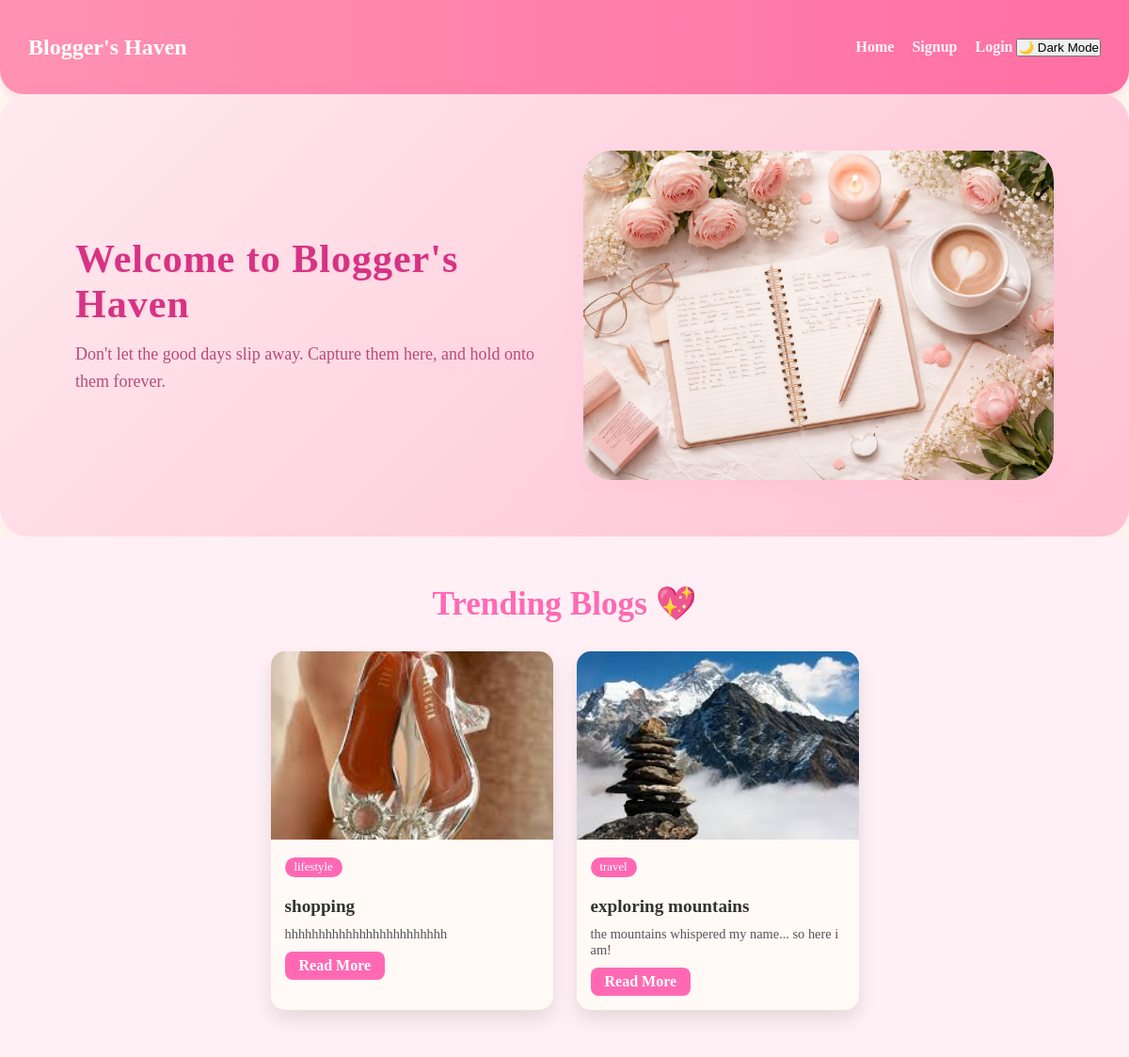
The page / on the database its author committed.
### home/models.py (models this page shows, shortened)
class Article(models.Model):
    title = models.CharField(max_length=255)
    content = models.TextField()
    image = models.ImageField(upload_to='post_images/', blank=True, null=True)
    author = models.ForeignKey(User, on_delete=models.CASCADE, related_name="articles")
    category = models.ForeignKey(Category, on_delete=models.SET_NULL, null=True, related_name="cat_articles")
    created_at = models.DateTimeField(auto_now_add=True)
    updated_at = models.DateTimeField(auto_now=True)
    is_trending = models.BooleanField(default=False)

class Category(models.Model):
    name = models.CharField(max_length=100)

### home/views.py (the view)
# urls.py: 2. Add a URL to urlpatterns:  path('', views.home, name='home')
def home(request):
    category_id = request.GET.get('category')
    if category_id:
        articles = Article.objects.filter(category_id=category_id).order_by('-created_at')
    else:
        articles = Article.objects.all().order_by('-created_at')
    trending_posts = Article.objects.filter(is_trending=True).order_by('-created_at')
    categories = Category.objects.all()
    context = {
        'articles': articles,
        'trending_posts': trending_posts,
        'categories': categories,
    }
    return render(request, 'index.html', context)

### home/templates/index.html (shortened to what this page needs)
{% load static %}
<!DOCTYPE html>
<html lang="en">
<head>
    <link rel="stylesheet" href="{% static 'css/style.css' %}">
</head>
<body>
    <nav class="navbar">
        <h1>Blogger's Haven</h1>
        <div>
            <a href="#">Home</a>
            <a href="#" id="signupBtn">Signup</a>
            <a href="#" id="loginBtn">Login</a>
            <button id="themeToggle" class="theme-btn">🌙 Dark Mode</button>
        </div>
    </nav>
    <section class="hero">
        <div class="hero-text">
            <h2>Welcome to Blogger's Haven</h2>
            <p>Don't let the good days slip away. Capture them here, and hold onto them forever.</p>
        </div>
        <div class="hero-image">
            <img src="{% static 'images/pic.jpeg' %}" alt="">
        </div>
    </section>
    <section class="trending">
    <h2>Trending Blogs 💖</h2>
    <div class="trending-container">
        {% for post in trending_posts %}
            <div class="trending-card">
                {% if post.image %}
                    <img src="{{ post.image.url }}" alt="{{ post.title }}">
                {% else %}
                    <img src="{% static 'images/blogg.jpeg' %}" alt="Default Image">
                {% endif %}
                <div class="trending-content">
                    <span class="category-badge">{{ post.category.name }}</span>
                    <h3>{{ post.title }}</h3>
                    <p>{{ post.content|truncatewords:20 }}</p>
                    <a href="{% url 'article_detail' post.id %}" class="read-more">Read More</a>
                </div>
            </div>
        {% empty %}
            <p style="text-align:center;">No trending blogs available.</p>
        {% endfor %}
    </div>
</section>
</body>
</html>

### home/static/css/style.css (style rules this page uses)
* { margin: 0; padding: 0; box-sizing: border-box; }
.navbar { height: 100px; display: flex; justify-content: space-between; padding: 15px 30px; background: linear-gradient(90deg, #ff92b3, #ff6fa3); color: #fff; align-items: center; box-shadow: 0 4px 10px rgba(255, 105, 180, 0.2); border-radius: 0 0 25px 25px; }
.navbar a { margin-left: 15px; color: #fff5f8; text-decoration: none; font-weight: 600; transition: 0.3s; }
.hero { display: flex; align-items: center; justify-content: space-between; padding: 60px 80px; background: linear-gradient(135deg, #ffeaf0, #ffc0d3); border-radius: 30px; overflow: hidden; gap: 40px; box-shadow: 0 8px 25px rgba(255, 105, 180, 0.1); transition: transform 0.3s ease; }
.hero-text { flex: 1; }
.hero-text h2 { font-size: 42px; color: #d63384; margin-bottom: 15px; font-family: 'Pacifico', cursive; letter-spacing: 1px; text-shadow: 1px 1px 2px rgba(255, 182, 193, 0.4); }
.hero-text p { font-size: 18px; color: #b84a78; line-height: 1.6; }
.hero-image { flex: 1; height: 350px; border-radius: 30px; overflow: hidden; box-shadow: 0 8px 20px rgba(255, 182, 193, 0.2); }
.hero-image img { width: 100%; height: 100%; object-fit: cover; border-radius: 30px; transition: transform 0.5s ease; }
.trending { text-align: center; padding: 50px 20px; background-color: #fff0f5; }
.trending h2 { font-size: 2.2rem; margin-bottom: 30px; color: #ff69b4; }
.trending-container { display: flex; justify-content: center; flex-wrap: wrap; gap: 25px; max-width: 1200px; margin: 0 auto; }
.trending-card { background-color: #fff; border-radius: 15px; overflow: hidden; box-shadow: 0 10px 20px rgba(0,0,0,0.1); width: 300px; transition: transform 0.3s, box-shadow 0.3s; }
.trending-card img { width: 100%; height: 200px; object-fit: cover; }
.trending-content { padding: 15px; text-align: left; }
.trending-content .category-badge { display: inline-block; background-color: #ff69b4; color: #fff; font-size: 0.8rem; padding: 3px 10px; border-radius: 12px; margin-bottom: 10px; }
.trending-content h3 { font-size: 1.2rem; margin: 10px 0; color: #333; }
.trending-content p { font-size: 0.9rem; color: #555; }
.trending-content .read-more { display: inline-block; margin-top: 10px; padding: 6px 15px; background-color: #ff69b4; color: #fff; border-radius: 8px; text-decoration: none; font-weight: bold; transition: background-color 0.3s; }
body { background: #fff8f0; color: #333; transition: background 0.3s, color 0.3s; }
.article-card, .trending-card { background: #fffaf5; color: #333; }
.category-badge { background: #ffb6c1; color: #fff; }

### rows shown on the page
Article: image (picture), category.name "lifestyle", title "shopping", content "hhhhhhhhhhhhhhhhhhhhhhhh"
Article: image (picture), category.name "travel", title "exploring mountains", content "the mountains whispered my name... so here i am!"
